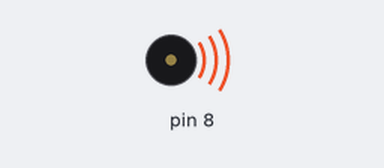
Recording of a sketch running on a simulated Arduino Uno, built with avr-gcc and run on an emulated ATmega328P. Shown: buzzer (waves = sounding).

Above: at 0.1 s.
At 9.9 s:
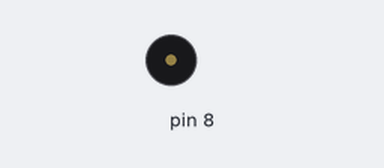
Timing chart, 0 to 11.4 s (numbered marks = the images above):
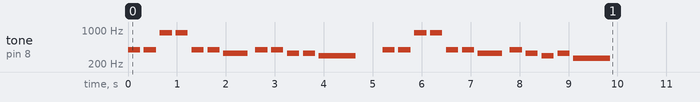

The sketch:

0726____.ino
```cpp
#include"pitches.h"

int melody[]={
NOTE_G4,
NOTE_G4,
NOTE_A5,
NOTE_A5,
NOTE_G4,
NOTE_G4,
NOTE_E4,
NOTE_G4,
NOTE_G4,
NOTE_E4,
NOTE_E4,
NOTE_D4,
0,
NOTE_G4,
NOTE_G4,
NOTE_A5,
NOTE_A5,
NOTE_G4,
NOTE_G4,
NOTE_E4,
NOTE_G4,
NOTE_E4,
NOTE_D4,
NOTE_E4,
NOTE_C4,
0};

int noteDurations[]={
  1,1,1,1,
  1,1,2,
  1,1,1,1,
  3,1,
  1,1,1,1,
  1,1,2,
  1,1,1,1,
  3,1};


  void setup(){
    for(int thisNote=0;thisNote<26;thisNote++){
      int
      noteDuration=250*noteDurations[thisNote];
      tone(8,melody[thisNote],noteDuration);
      int pauseBetweenNotes=noteDuration*1.30;
      delay(pauseBetweenNotes);
      noTone(8);
    }
  }
```
